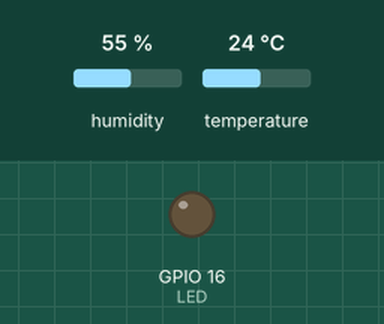
The sketch below on a simulated ESP32. Shown: output pins drawn as LEDs (lit = HIGH). The test bench sets the inputs (shaded band); at power-on: humidity 55 %, temperature 24 °C. WiFi joins after 1.5 s; servers stay silent unless stated; uploads are accepted with an empty reply; no MQTT or app messages arrive unless stated; what the sketch prints to the serial monitor is not drawn. At 2.8 s the program puts the board to deep sleep or switches it off; the recording ends there.

Above: at 0.1 s.
Timing chart, 0 to 2.8 s (numbered marks = the images above):
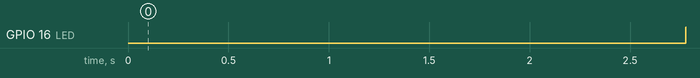

Measured:
- by itself, GPIO 16 (LED): LOW → HIGH at 2.8 s

The sketch:

HiGrow_SoilMoistureSensor_Node_Sheet.ino
```cpp
#include <DHT11.h>
#include <PubSubClient.h>
#include <WiFi.h>
#include <HTTPClient.h>
#include <esp_sleep.h>

int no = 3;
unsigned long currentMills,Time,TimeLED,TimeNode;
DHT11 dht11(22);
int LED = 16;
int nfLED;
int Soil_moisture;
int res;
int temperature;
int humidity;
const char *mqtt_broker = "broker.emqx.io";
const int mqtt_Port = 1883;
const int sleepDuration = 180 * 1000000;

const char *topic_temp = "HiGrow_st";
const char *topic_hum = "HiGrow_sh";
const char *topic_moisture = "HiGrow_sm";

WiFiClient espClient;
PubSubClient client(espClient);

#define WiFi_SSID "TP-Link_DAE7"
#define WiFi_PASSWORD "50696382"

void setup() {
  Serial.begin(115200);
  pinMode(LED,OUTPUT);
  WiFi.begin(WiFi_SSID,WiFi_PASSWORD);//ทำการเซ็ตค่า WiFi
  client.setServer(mqtt_broker, mqtt_Port);
}

float predictTree1(float sensor_value) {
  if (sensor_value <= 1524.76) {
    if (sensor_value <= 1446.0) {
      if (sensor_value <= 1352.34) {
        return 81.5006;
      } else {
        return 74.5023;
      }
    } else {
      if (sensor_value <= 1509.26) {
        return 49.2241;
      } else {
        return 40.0;
      }
    }
  } else {
    if (sensor_value <= 2783.14) {
      if (sensor_value <= 2055.5) {
        return 34.9195;
      } else {
        return 24.5245;
      }
    } else {
      if (sensor_value <= 2949.06) {
        return 11.3068;
      } else {
        return 1.5033;
      }
    }
  }
}

float predictTree2(float sensor_value) {
  if (sensor_value <= 1529.26) {
    if (sensor_value <= 1437.5) {
      if (sensor_value <= 1352.34) {
        return 81.7073;
      } else {
        return 76.0693;
      }
    } else {
      if (sensor_value <= 1508.76) {
        return 50.9582;
      } else {
        return 40.0;
      }
    }
  } else {
    if (sensor_value <= 2783.14) {
      if (sensor_value <= 2055.5) {

        return 34.6555;
      } else {
        return 24.4377;
      }
    } else {
      if (sensor_value <= 2949.06) {
        return 9.5853;
      } else {
        return 1.5797;
      }
    }
  }
}

float predictTree3(float sensor_value) {
  if (sensor_value <= 1525.26) {
    if (sensor_value <= 1410.5) {
      if (sensor_value <= 1392.32) {
        return 81.2642;
      } else {
        return 76.8768;
      }
    } else {
      if (sensor_value <= 1447.5) {
        return 60.6818;
      } else {
        return 49.7;
      }
    }
  } else {
    if (sensor_value <= 2784.14) {
      if (sensor_value <= 2055.5) {
        return 34.8724;
      } else {
        return 24.5015;
      }
    } else {
      if (sensor_value <= 2949.06) {
        return 9.4156;
      } else {
        return 1.5869;
      }
    }
  }
}

// Random Forest Prediction
float randomForestPredict(float sensor_value) {
  float tree1 = predictTree1(sensor_value);
  float tree2 = predictTree2(sensor_value);
  float tree3 = predictTree3(sensor_value);
  return (tree1 + tree2 + tree3) / 3.0;
}

// SVR Prediction
float svrPredict(float sensor_value) {
  if (sensor_value >= 1000 && sensor_value <= 1500) {
    return -0.0758 * sensor_value + 157.4269;
  } else if (sensor_value >= 1501 && sensor_value <= 2500) {
    return -0.0219 * sensor_value + 75.4338;
  } else if (sensor_value >= 2501 && sensor_value <= 3500) {
    return -0.0322 * sensor_value + 99.3774;
  } else {
    return 0.0; // Out of range
  }
}

// Combined Prediction
float combinedPredict(float sensor_value) {
  float rfPrediction = randomForestPredict(sensor_value);
  float svrPrediction = svrPredict(sensor_value);
  return (rfPrediction + svrPrediction) / 2.0;
}

void checkWiFi(){
while(WiFi.status() != WL_CONNECTED)//ตรวจสอบ WiFi
  {
delay(1000);//ทำการดีเรย์ 1 วินาที
  Serial.print(".");//ทำการแสดง . ใน Serial moniter เมื่อเชื่อมต่อ WiFi ไม่ได้

  res=res+1;//ทำการบวกค่า 1 ทุกๆ 1 วินาทีเพื่อใช้ในการเข้าเงื่อนไขรีเซตบอร์ด
  Serial.println(res);//แสดงค่าวินาทีในการรีเซตบอร์ดเมื่อค่าเป็น 10 จะทำการรีเซตบอร์ด
  //เมื่อไม่สามารถเชื่อมต่อ WiFi ได้จะทำการรีเซ็ตบอร์ดเมื่อเชื่อมต่อไม่ได้เป็นเวลา 10 วิ
  if(res>=10){//เงื่อนไขในการ รีเซตบอรืด
    ESP.restart(); //ทำการรีเซ็ตบอร์ด
    }
  res=0;//เมื่อสามารถเชื่อมต่อ WiFi ได้ จะทำการเปลี่ยนให้เงื่อนไขในการรีเซตบอร์ดมีค่าเป็น 0
  Serial.println("WiFi connected");//แสดงข้อความบน Serial moniter เมื่อสามารถเชื่อมต่อ WiFi ได้
  Serial.print("IP address: ");//แสดงข้อความบน Serial moniter
  Serial.println(WiFi.localIP());//แสดง IP ของ WiFi บน Serial moniter
  /*ความรู้เพิ่มเติม
    ถึงแม้จะเขียนฟังชั้นในการเชื่อมต่อ WiFi ได้ถูกต้อง และทำการเปิด WiFi จากอุปกรณ์ต่างๆแล้ว แต่ในบางครั้งบอร์ดไมโครคอนโทรเลอร์ก็ไม่สามารถเชื่อมต่อกับ WiFi ได้
    จึงจำเป็นต้องทำการรีเซ็ตบอร์ดเพื่อที่จะให้ตัวบอร์ดสามารถเชื่อมต่อ WiFi ได้ การใช้ฟังชั่นในการรีเซ็ตบอร์ดจึงจะทำให้ไม่จำเป็นต้องกดรีเซ็ตที่บอร์ดด้วยตนเอง*/
  }}

void check_mqtt() {
  //สร้างเงื่อนไขเมื่อเชื่อมต่อ mqtt ไม่ได้
  if (!client.connected()) {
    Serial.print("Attempting MQTT connection...");
    if (client.connect(("npru_test_mqtt_HiGrow"+String(no)).c_str())) //ทำการเชื่อมต่อ mqtt โดยที่ในวงเล็บคือชื่อที่สามารถตั้งได้ตามต้องการโดยที่ชื่อที่ตั้งไม่ควรซ้ำกันในจำนวนมาก
    {
      Serial.println("connected");
    } else {
      Serial.print("failed, rc=");
      Serial.print(client.state()); //เมื่อไม่สามารถเชื่อมต่อ mqtt ได้จะทำการแสดง state เพื่อบงบอกสาเหตุที่ไม่สามารถเชื่อมต่อ mqtt ได้
      delay(5000);
   }}}

void Google_Sheet(){
  HTTPClient http;//สร้างตัวแปรในการส่งข้อมูลไปยัง Google Sheet
        //ทำการสร้างตัวแปรในการเก็บ url ของ App script
        String url = "https://script.google.com/macros/s/AKfycbxrU488bGlw8tScNlAdd7VVgOguxskGMteLnq7_N7b1UQF6NcAiQj1I1y3oHyr-wODqBA/exec?hum"+String(no)+"="+String(humidity)+"&temp"+String(no)+"="+String(temperature)+"&soil"+String(no)+"="+String(Soil_moisture);
        //ตัวอย่าง
        //"url?data1=1&data2=2";
        Serial.println("Making a request");//ทำการแสดงข้อความเมื่อจะทำการส่งข้อมูลไปยัง google sheet
        http.begin(url.c_str()); //ทำการส่งข้อมูลไปยัง google sheet
        http.setFollowRedirects(HTTPC_STRICT_FOLLOW_REDIRECTS);//ทำการรับสเตต้สของข้อมูลที่ทำการติดตาม
        int httpCode = http.GET();//สร้างตัวแปรเก็บข้อความที่ถูกส่งกลับมา
        String payload;//สร้างตัวแปรเก็บข้อความที่ถูกส่งกลับมา
        if (httpCode > 0) { //ตรวจสอบสเตตัสการส่งข้อมูล
          payload = http.getString();//รับข้อมูลที่ได้ทำการติดตาม
          Serial.println(httpCode);//แสดงเสตัสบน Serial moniter
          Serial.println(payload);//แสดงข้อมูลที่ได้ทำการติดตามบน Serial moniter
        }
        else {//เงื่อนไขเมื่อไม่สามารถส่งข้อมูลไปยัง Google Sheet ได้
          Serial.println("Error on HTTP request");//แสดงข้อความบน Serial moniter เมื่อไม่สามารถส่วข้อมูลไปยัง Google Sheet ได้
        }
        http.end();//สิ้นสุดการใช้งานการส่งข้อมูลขึ้น Google Sheet (ควรจะสิ้นสุดการใช้งานทุกครั้งเมื่อการส่งเสร็จสิ้นเพื่อที่จะสามารถส่งข้อมูลไปยัง Google Sheet ได้ในครั้งถัดไป)
}

void sleep(){
  esp_sleep_enable_timer_wakeup(sleepDuration);//ทำการตั้งค่าเวลาเวลาในการ sleep
  esp_deep_sleep_start(); //ทำการเริ่มเข้าสู่โหมด deep sleep
}

void loop() {
  digitalWrite(LED,LOW);
  checkWiFi();
  check_mqtt();
  int result = dht11.readTemperatureHumidity(temperature, humidity);
  if (result == 0) {
        /*Serial.print("Temperature: ");
        Serial.print(temperature);
        Serial.print(" °C\tHumidity: ");
        Serial.print(humidity);
        Serial.println(" %");*/
    } else {
        //Serial.println(DHT11::getErrorString(result));
    }
  Soil_moisture = combinedPredict(analogRead(32));
  if(Soil_moisture<=0){Soil_moisture=0;}
  if(Soil_moisture>=100){Soil_moisture=100;}
  //Serial.println("Soil moisture : "+String(Soil_moisture)+" %");
  client.publish((topic_temp+String(no)).c_str(),String(temperature).c_str());
  client.publish((topic_hum+String(no)).c_str(),String(humidity).c_str());
  client.publish((topic_moisture+String(no)).c_str(),String(Soil_moisture).c_str());
  //Serial.println("time="+String(currentMills-Time));
  Google_Sheet();
  digitalWrite(LED,HIGH);
  sleep();

}
```
